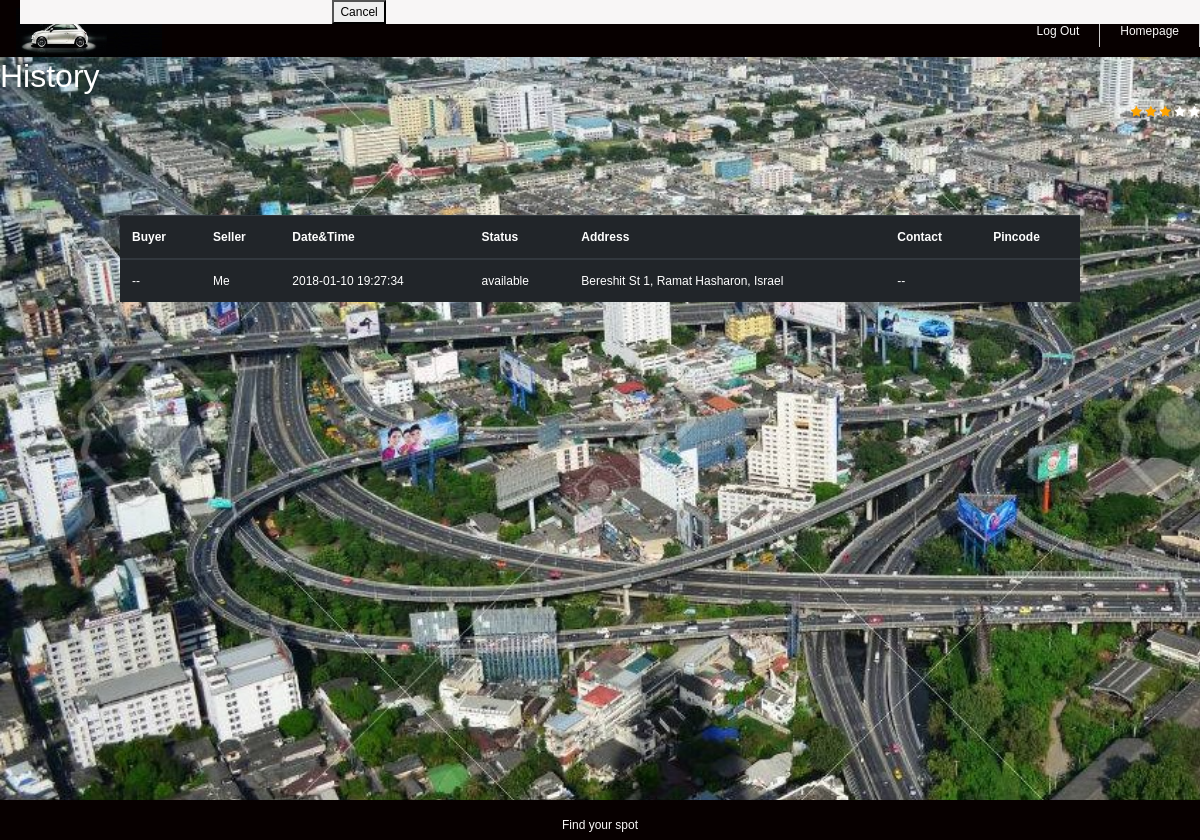
Page /last_activity/ (signed in) on the committed database.
### polls/models.py (models this page shows, shortened)
class Purchase(models.Model):
	buyer_id	= models.IntegerField(default=-1) 	# user id
	seller_id	= models.IntegerField(default=-1) 	# user id
	cost 		= models.IntegerField(default=10)
	parking_time 	= models.CharField(max_length=200, default="") #  max 30 minutes from the offering time
	status 		= models.CharField(max_length=200, default="available") # available, in process, done, canceled, expired etc.
	parking_rate 	= models.DecimalField(max_digits=3,decimal_places=2,default=Decimal('0.0000'))
	target_address 	= models.CharField(max_length=200) #string. full address
	target_address_lat = models.CharField(max_length=2000)
	target_address_lng = models.CharField(max_length=2000)
	parking_address = models.CharField(max_length=200) #string. full address
	parking_address_lat = models.CharField(max_length=2000)
	parking_address_lng = models.CharField(max_length=2000)
	lock 			= threading.Lock()
	cond 			= threading.Condition(threading.Lock())
	pin_code		= models.CharField(max_length=2000, default="-1")
	attempt_failure = 0
	parking_actual_rank = models.DecimalField(max_digits=3,decimal_places=2,default=Decimal('0.0000'))

### polls/views.py (the view)
# urls.py: url(r'^last_activity/$', views.call_last_activity, name='call_last_activity'),
def call_last_activity(request):
	sell_purchase = Purchase.objects.filter(seller_id = request.user.pk)
	max_pk = 0
	last_activity = None
	buy_purchase = Purchase.objects.filter(buyer_id = request.user.pk)
	for purchase in sell_purchase:
		if (purchase.pk > max_pk):
			max_pk = purchase.pk
			last_activity = purchase
	for purchase in buy_purchase:
		if (purchase.pk > max_pk):
			max_pk = purchase.pk
			last_activity = purchase
	if (last_activity == None):
		last_activity = ["", "", "", "", "", "", "", "-1"]
		return render(request, 'polls/last_activity.html', {'last_activity':last_activity })
	if (minutes_elapsed(last_activity.parking_time) > 0 and last_activity.status != ParkingStatus.DONE and last_activity.status != ParkingStatus.CANCELED):
		last_activity.status = ParkingStatus.EXPIRED
		last_activity.save()
	seller_username = (User.objects.get(pk = last_activity.seller_id)).username
	if (last_activity.buyer_id == -1):
		buyer_username = "--"
		contact = "--"
	else:
		buyer_username = (User.objects.get(pk = last_activity.buyer_id)).username
		contact = (User.objects.get(pk = last_activity.buyer_id)).profile.phone_number
	if (last_activity.seller_id == request.user.pk):
		seller_username = "Me"
		pincode = ""
	else:
		buyer_username = "Me"
		contact = (User.objects.get(pk = last_activity.seller_id)).profile.phone_number
		pincode = last_activity.pin_code
	last_activity = [buyer_username, seller_username, last_activity.parking_time, last_activity.status, last_activity.parking_address, contact, pincode, last_activity.pk]
	return render(request, 'polls/last_activity.html', {'last_activity':last_activity })

### polls/views.py (called while the page is built)
def minutes_elapsed(last_failure_in_string):
	"""
		Return True if user is still in timeout
	"""
	last_failure_in_datetime = datetime.datetime.strptime(last_failure_in_string, "%Y-%m-%d %H:%M:%S")
	diff = (datetime.datetime.now() - last_failure_in_datetime)
	return (diff.total_seconds() / 60)

### polls/templates/polls/last_activity.html (shortened to what this page needs)
<!DOCTYPE html>
<html>
<head>
  <link rel="stylesheet" href="https://maxcdn.bootstrapcdn.com/bootstrap/4.0.0-beta.2/css/bootstrap.min.css">
	<link rel="stylesheet" href="https://cdnjs.cloudflare.com/ajax/libs/font-awesome/4.7.0/css/font-awesome.min.css">
</head>
<body>
	<div class="all_site">
	{% load static %}
	<link rel="stylesheet" type="text/css" href="{% static "polls/_css/History.css" %}">
    <div class="body">
        <header>
            <div class="logo">
                <img src="{% static "_images/cars.jpg" %}" height="49"/>
            </div>
            <nav>
                <ul>
                    <a href="{% url 'polls:homepage' %}"><li>Homepage</li></a>
                    <a href="{% url 'polls:logout' %}"><li>Log Out</li></a>
                </ul>
            </nav>
        </header>
  <h2>History</h2>
  <div class = "pull-right">
	<span class="fa fa-star checked"></span>
	<span class="fa fa-star checked"></span>
	<span class="fa fa-star checked"></span>
	<span class="fa fa-star"></span>
	<span class="fa fa-star"></span>
  </div>
  <table class="table table-dark">
    <thead>
      <tr>
	<th>Buyer</th>
	<th>Seller</th>
	<th>Date&Time</th>
	<th>Status</th>
	<th>Address</th>
	<th>Contact</th>
	<th>Pincode</th>
      </tr>
    </thead>
    <tbody>
      		<tr>
        		<td id="buyer">{{last_activity.0}}</td>
        		<td id="seller">{{last_activity.1}}</td>
        		<td id="date">{{last_activity.2}}</td>
        		<td id="status">{{last_activity.3}}</td>
        		<td id="address">{{last_activity.4}}</td>
        		<td id="contact">{{last_activity.5}}</td>
        		<td id="pincode">{{last_activity.6}}</td>
      		</tr>
    </tbody>
  </table>
</div>
			<button type="button" id="cancel_button" onclick = cancelPurchase() >Cancel</button>
</body>
<footer>
	<p>Find your spot</p>
</footer>
</html>

### polls/static/polls/_css/History.css (style rules this page uses)
body { margin: 0; padding: 0; background: #fff; color: white; font-family: Arial; font-size: 12px; margin-left: 20px; }
.all_site { width: 100%; height: 100%; background-color:rgb(248, 246, 246); margin:0 auto }
.body header { height: 65px; float: left; width:100%; background:#070000; }
.body header .logo { float: left; text-align: left; margin-left:0; padding: 1rem; }
.body header nav { width:408px; float: right; margin-top: 15px; }
.body header nav ul { list-style-type: none; padding: 200; margin:auto; }
.body header nav ul li { display:inline-block; color: rgb(250, 248, 248); height:40px; padding:0 20px; line-height:49px; vertical-align:center; text-align: center; float: right; border-right: 1px solid #ccc; }
footer { position: absolute; background-color: #070000; right:0; bottom: 0; left:0; padding: 1rem; height: 40px; text-align: center; color: rgb(250, 248, 248); }
.table { width: 80%; margin-right: 10%; margin-left: 10%; margin-top: 10%; }
.body { width: 80%; margin-top: 1%; margin-left: 20px; margin-right: 40px; color: white; position: absolute; top: -20px; left: -20px; right: -40px; bottom: -10px; width: auto; height: auto; background-image:url("../_images/busy_street2.jpg"); background-size: cover; z-index: -1; }

### polls/templates/polls/last_activity.html (style rules this page uses)
.checked { color: orange; }

### rows in the picture
Purchase: parking_time "2018-01-10 19:27:34", status "available", parking_address "Bereshit St 1, Ramat Hasharon, Israel"

### other values in the picture
{{ last_activity.0 }} "--"
{{ last_activity.1 }} "Me"
{{ last_activity.5 }} "--"
